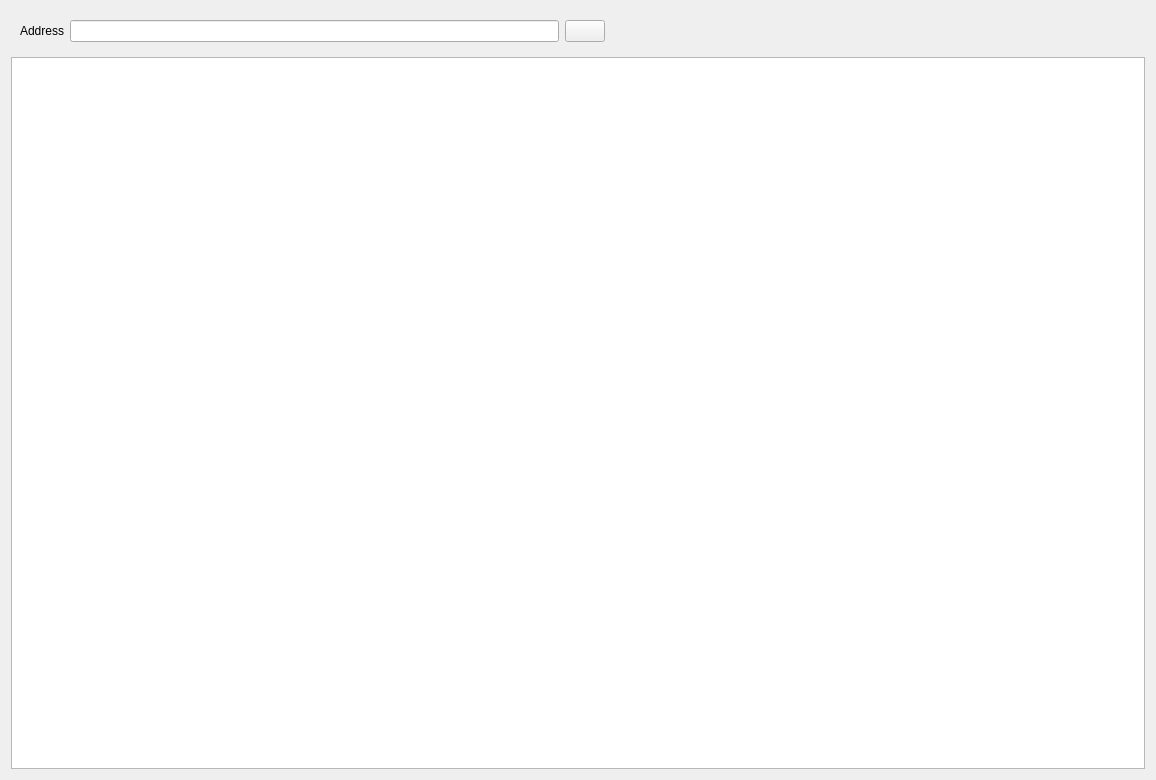
<?xml version="1.0" encoding="UTF-8"?>
<ui version="4.0">
 <class>WWeb</class>
 <widget class="QWidget" name="WWeb">
  <property name="geometry">
   <rect>
    <x>0</x>
    <y>0</y>
    <width>1156</width>
    <height>780</height>
   </rect>
  </property>
  <property name="windowTitle">
   <string>Form</string>
  </property>
  <layout class="QVBoxLayout" name="verticalLayout">
   <item>
    <widget class="QWidget" name="widget" native="true">
     <layout class="QHBoxLayout" name="horizontalLayout">
      <item>
       <widget class="QLabel" name="label">
        <property name="text">
         <string>Address</string>
        </property>
       </widget>
      </item>
      <item>
       <widget class="QLineEdit" name="leAddress"/>
      </item>
      <item>
       <widget class="QPushButton" name="btnGo">
        <property name="text">
         <string/>
        </property>
        <property name="icon">
         <iconset resource="../Resort/res.qrc">
          <normaloff>:/images/goto.png</normaloff>:/images/goto.png</iconset>
        </property>
       </widget>
      </item>
      <item>
       <spacer name="horizontalSpacer">
        <property name="orientation">
         <enum>Qt::Horizontal</enum>
        </property>
        <property name="sizeHint" stdset="0">
         <size>
          <width>531</width>
          <height>20</height>
         </size>
        </property>
       </spacer>
      </item>
     </layout>
    </widget>
   </item>
   <item>
    <widget class="QTextBrowser" name="teWeb">
     <property name="source">
      <url>
       <string>https://www.ya.ru</string>
      </url>
     </property>
     <property name="openExternalLinks">
      <bool>true</bool>
     </property>
    </widget>
   </item>
  </layout>
 </widget>
 <resources>
  <include location="../Resort/res.qrc"/>
 </resources>
 <connections/>
</ui>
